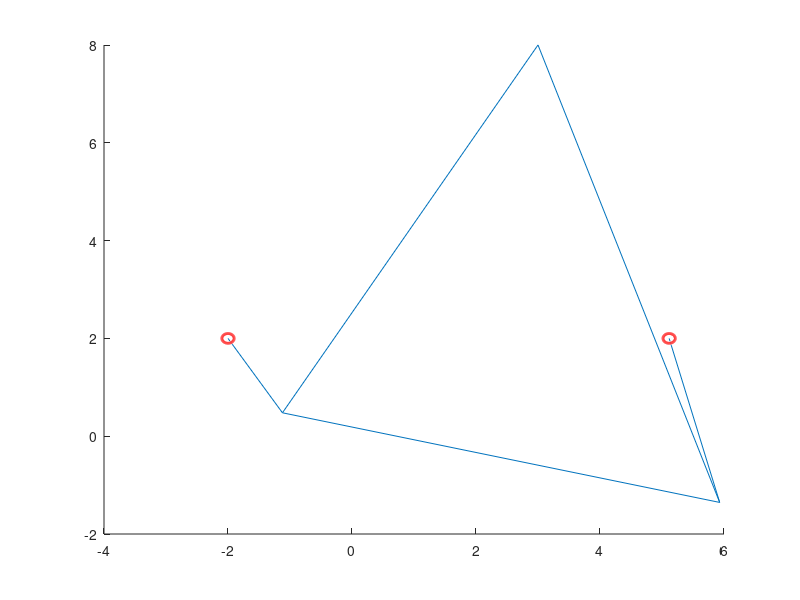

The MATLAB script that drew this image:
a0=[-2 2];
b0=[5.115 2];
a1=[-1.1218 0.4788];
b1=[5.9307 -1.3543];
p1=[3 8];
line([a0(1) a1(1)],[a0(2) a1(2)]);
line([a1(1) b1(1)],[a1(2) b1(2)]);
line([a1(1) p1(1)],[a1(2) p1(2)]);
line([p1(1) b1(1)],[p1(2) b1(2)]);
line([b1(1) b0(1)],[b1(2) b0(2)]);
A0_circ=viscircles(a0,0.1);
B0_circ=viscircles(b0,0.1);



